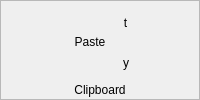
     <widget class="QFrame" name="frame_clipboard">
      <property name="frameShape">
       <enum>QFrame::StyledPanel</enum>
      </property>
      <property name="frameShadow">
       <enum>QFrame::Raised</enum>
      </property>
      <layout class="QGridLayout" name="gridLayout">
       <property name="horizontalSpacing">
        <number>1</number>
       </property>
       <property name="verticalSpacing">
        <number>0</number>
       </property>
       <property name="margin">
        <number>2</number>
       </property>
       <item row="4" column="0" colspan="4">
        <widget class="QLabel" name="label_clipboard">
         <property name="maximumSize">
          <size>
           <width>16777215</width>
           <height>15</height>
          </size>
         </property>
         <property name="text">
          <string>Clipboard</string>
         </property>
         <property name="alignment">
          <set>Qt::AlignBottom|Qt::AlignHCenter</set>
         </property>
        </widget>
       </item>
       <item row="2" column="2" rowspan="2">
        <widget class="QToolButton" name="tb_copy">
         <property name="text">
          <string>y</string>
         </property>
         <property name="icon">
          <iconset resource="ink.qrc">
           <normaloff>:/icons/inkCopy.png</normaloff>:/icons/inkCopy.png</iconset>
         </property>
         <property name="shortcut">
          <string>Ctrl+C</string>
         </property>
         <property name="autoRaise">
          <bool>true</bool>
         </property>
        </widget>
       </item>
       <item row="0" column="1" rowspan="4">
        <widget class="QToolButton" name="tb_paste">
         <property name="minimumSize">
          <size>
           <width>50</width>
           <height>70</height>
          </size>
         </property>
         <property name="text">
          <string>Paste</string>
         </property>
         <property name="icon">
          <iconset resource="ink.qrc">
           <normaloff>:/icons/inkPaste.png</normaloff>:/icons/inkPaste.png</iconset>
         </property>
         <property name="iconSize">
          <size>
           <width>48</width>
           <height>48</height>
          </size>
         </property>
         <property name="shortcut">
          <string>Ctrl+V</string>
         </property>
         <property name="toolButtonStyle">
          <enum>Qt::ToolButtonTextUnderIcon</enum>
         </property>
         <property name="autoRaise">
          <bool>true</bool>
         </property>
        </widget>
       </item>
       <item row="0" column="2" rowspan="2">
        <widget class="QToolButton" name="tb_cut">
         <property name="text">
          <string>t</string>
         </property>
         <property name="icon">
          <iconset resource="ink.qrc">
           <normaloff>:/icons/inkCut.png</normaloff>:/icons/inkCut.png</iconset>
         </property>
         <property name="shortcut">
          <string>Ctrl+X</string>
         </property>
         <property name="autoRaise">
          <bool>true</bool>
         </property>
        </widget>
       </item>
      </layout>
     </widget>
